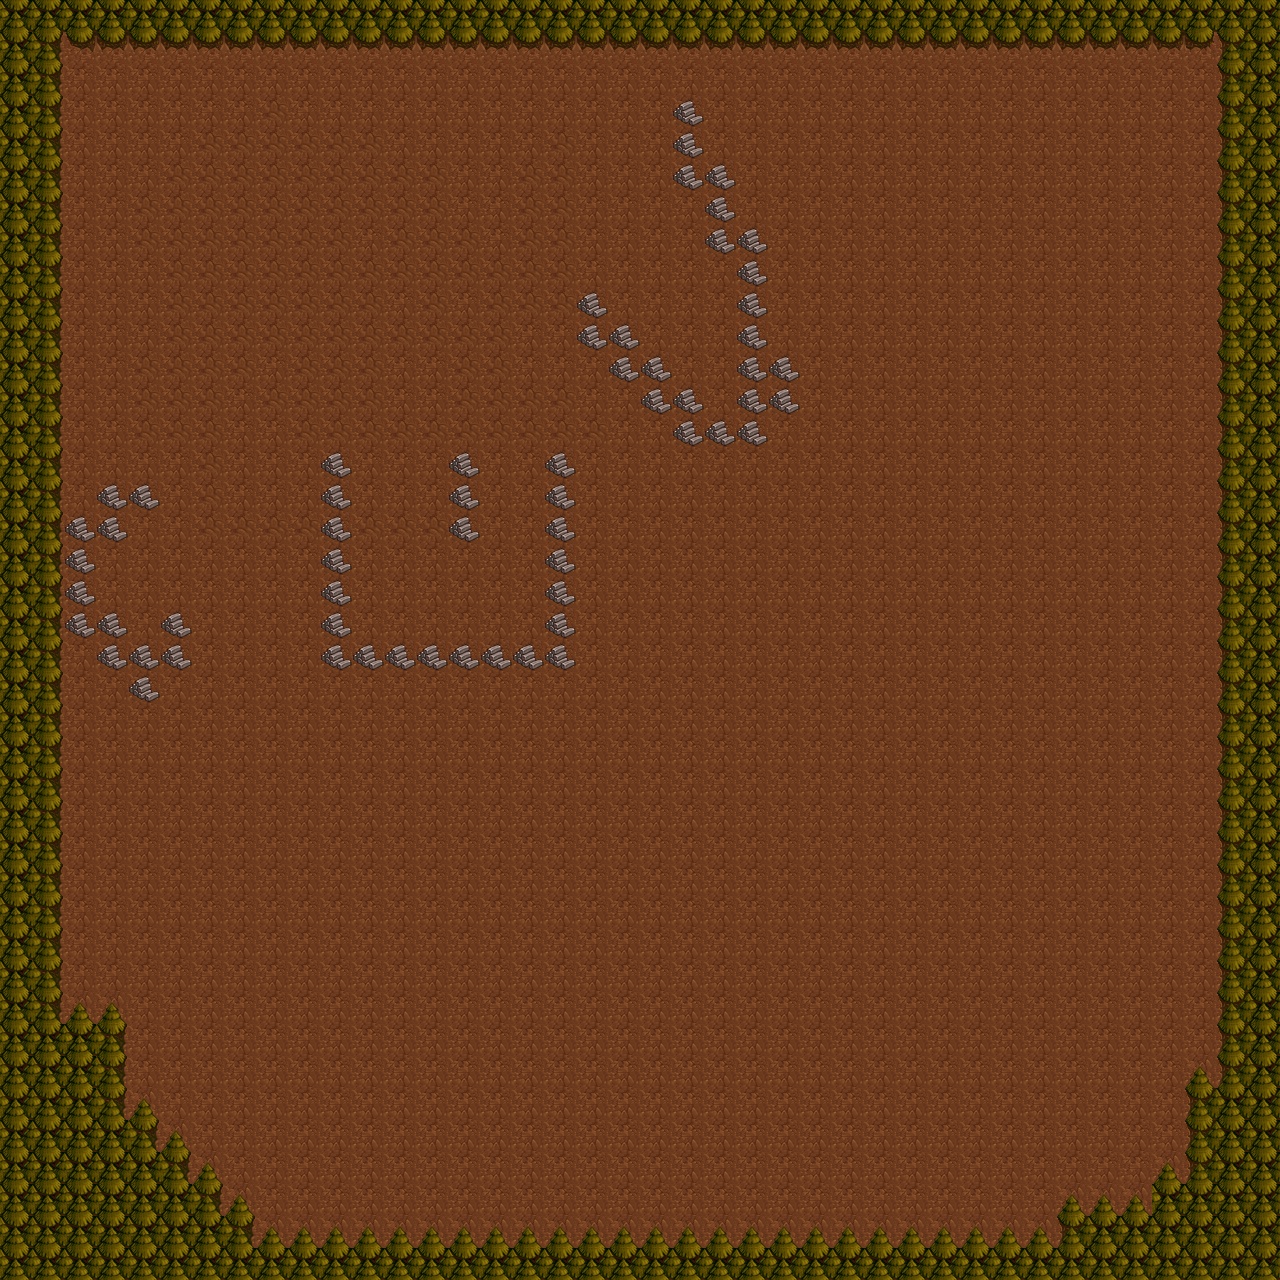

This is a level from a 2D game, rendered from its Tiled map with the project's own tilesets. A one-line summary and the map file follow, with tile-layer data summarised:
An orthogonal 40x40 tile map with 32x32 px tiles, 1 tile layer (background), 1 hidden layer not drawn, 3 tilesets and 2 objects (blue, green).

<map version="1.0" orientation="orthogonal" width="40" height="40" tilewidth="32" tileheight="32">
 <properties>
  <property name="background_color" value="#000" />
 </properties>
 <tileset firstgid="1" name="metatiles" tilewidth="32" tileheight="32">
  <image source="../sprites/metatiles.png" width="64" height="32" />
  <tile id="0">
   <properties>
    <property name="type" value="solid" />
   </properties>
  </tile>
  <tile id="1">
   <properties>
    <property name="type" value="water" />
   </properties>
  </tile>
 </tileset>
 <tileset firstgid="3" name="tile_pack_1" tilewidth="32" tileheight="32">
  <image source="../sprites/tile_pack_1.png" width="960" height="960" />
 </tileset>
 <tileset firstgid="903" name="tile_pack_2" tilewidth="32" tileheight="32">
  <image source="../sprites/tile_pack_2.png" width="341" height="299" />
 </tileset>
 <layer name="background" width="40" height="40">
  <data>[1600 cells, 1600 non-empty, 11 distinct tile ids]</data>
 </layer>
 <layer name="collision" width="40" height="40" visible="0">
  <data>[1600 cells, 398 non-empty, 1 distinct tile ids]</data>
 </layer>
 <objectgroup name="spawn" width="40" height="40" visible="0">
  <object name="blue" x="67" y="66" width="311" height="313" />
  <object name="green" x="676" y="963" width="375" height="249" />
 </objectgroup>
</map>
